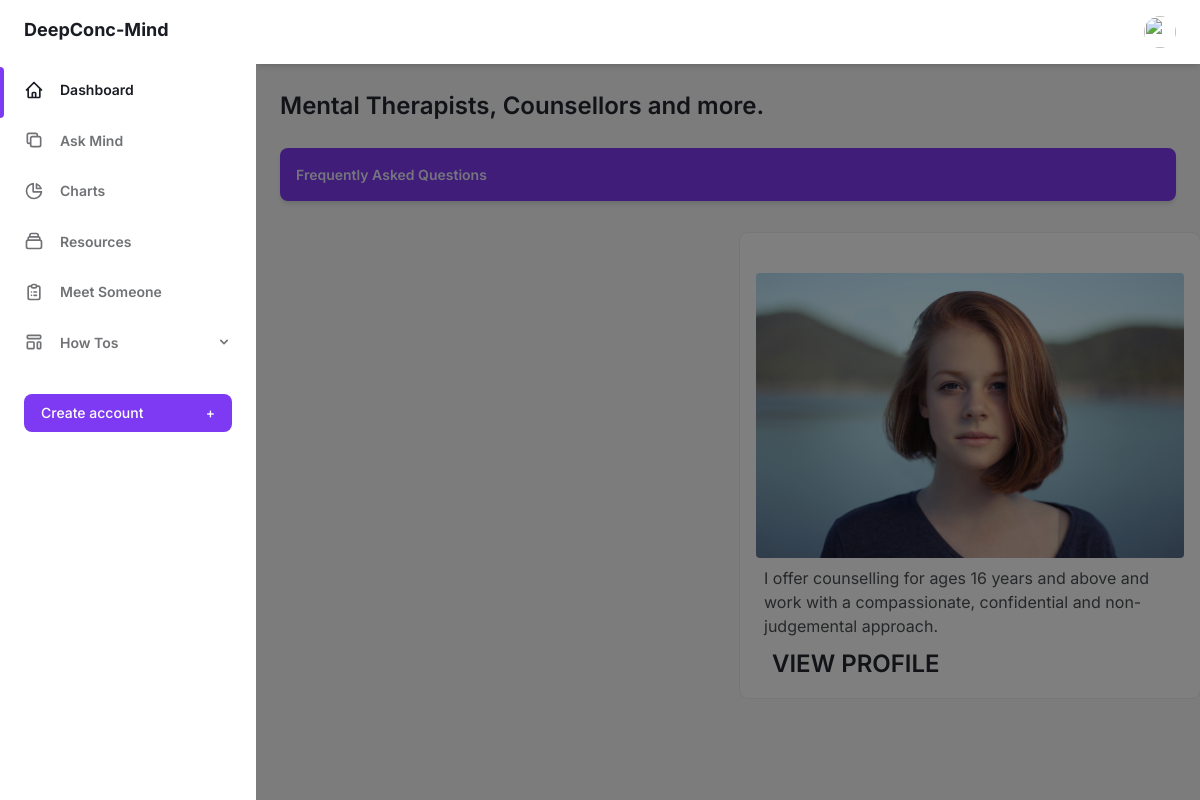
The app's page /profile/profiles with its own data.
### profiles/models.py (models this page shows, shortened)
class Profile(models.Model):
    name = models.CharField(max_length=50)
    email = models.EmailField(max_length=50)
    phone = models.IntegerField()
    gender = models.CharField(max_length=50)
    image = models.ImageField(upload_to='profiles/')
    bio = models.TextField()
    skills = models.ManyToManyField(to=Skill)
    qualifications = models.ManyToManyField(to=Qualification)

### profiles/views.py (the view)
def profiles(request):
    profiles = Profile.objects.all()
    context = {'profiles': profiles}
    template_name = 'profiles/profiles.html'
    return render(request=request,
                  template_name=template_name,
                  context=context)

### profiles/templates/profiles/profiles.html (shortened to what this page needs)
{% extends 'base.html' %}
{% block content %}
{% load socialaccount %}
<main class="h-full pb-16 overflow-y-auto">
  <div class="container px-6 mx-auto grid">
    <h2 class="my-6 text-2xl font-semibold text-gray-700 dark:text-gray-200">
      Mental Therapists, Counsellors and more.
    </h2>
    <a
      class="flex items-center justify-between p-4 mb-8 text-sm font-semibold text-purple-100 bg-purple-600 rounded-lg shadow-md focus:outline-none focus:shadow-outline-purple"
      href=""
    >
      <div class="flex items-center text-center">
        Frequently Asked Questions
      </div>
    </a>
  </div>
  <section class="profiles">
    <div class="grid gap-6 mb-8 md:grid-cols-2">
      {% if profiles %} {% for profile in profiles %}
      <a href="{% url 'profile:profile_detail' profile.id %}" class="p-4">
        <div
          class="p-y-2 relative min-w-0 p-4 bg-white rounded-lg shadow-xs dark:bg-gray-800"
        >
          <img
            class="object-cover w-full h-64 rounded"
            src="/media/{{profile.image}}"
            alt=""
            aria-hidden="true"
          />
          <p class="text-gray-600 p-2 dark:text-gray-400">{{profile.bio}}</p>
          <a
            href="{% url 'profile:profile_detail' profile.id %}"
            class="my-6 text-2xl font-semibold text-gray-700 dark:text-gray-200"
          >
            VIEW PROFILE
          </a>
        </div>
      </a>
      {% endfor %} {% endif %}
    </div>
  </section>
</main>
{% endblock content %}

### records on screen
Profile: image (picture), bio "I offer counselling for ages 16 years and above and work with a compassionate, confidential and non-judgemental approach."
